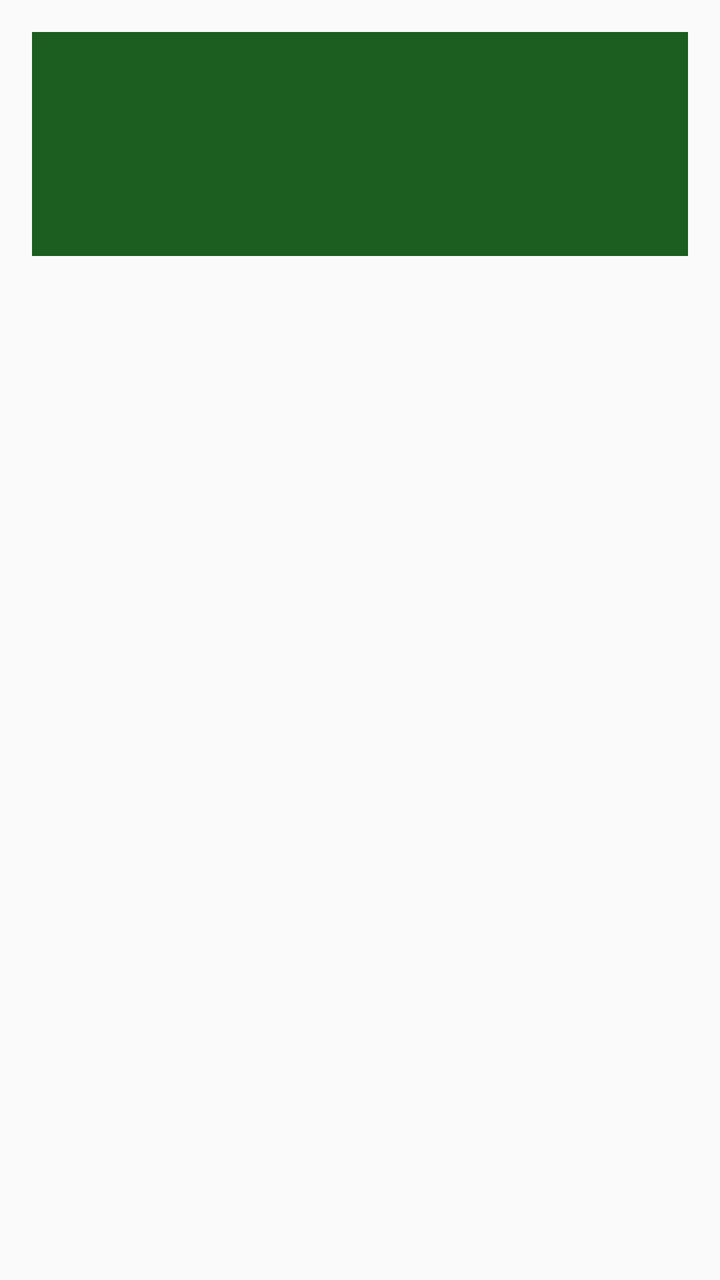
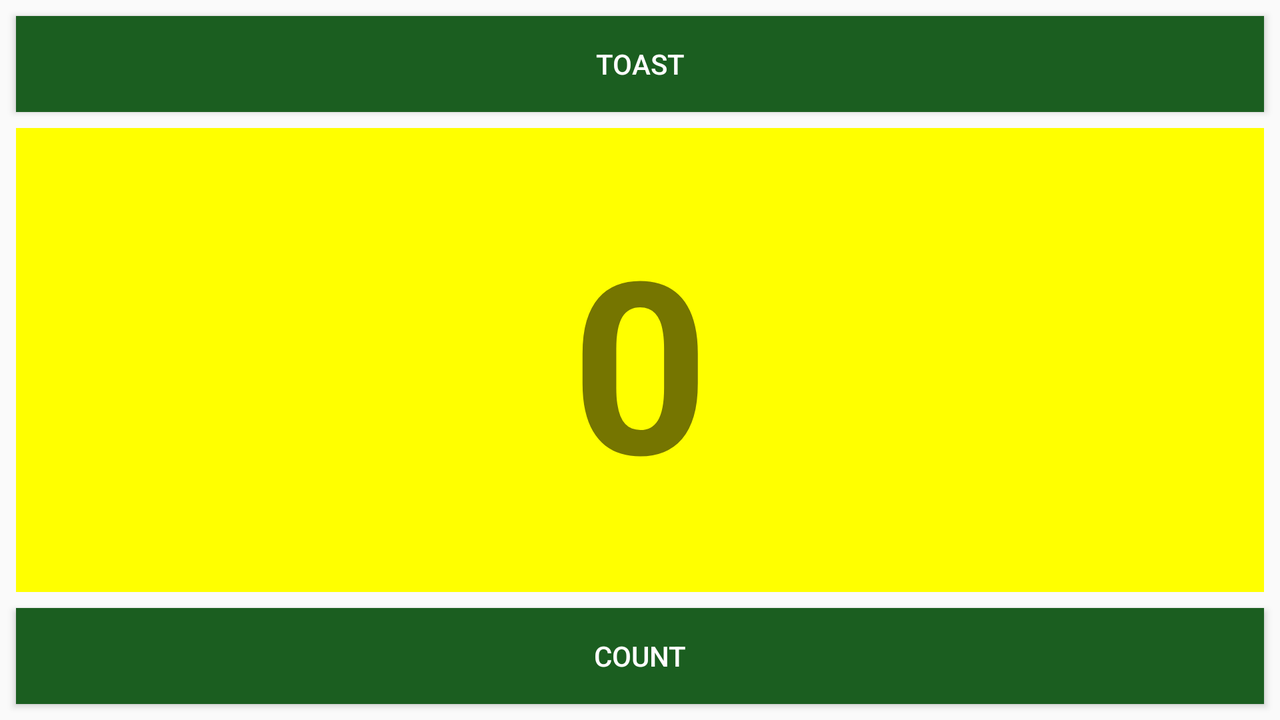

Compare how this app lays out the same screen by default and in its alternative resource folder. The renders come first, then the two layout files and the values they reference.
<!-- AndroidManifest.xml: activity theme AppTheme.NoActionBar -->
<!-- res/layout/activity_main.xml -->
<?xml version="1.0" encoding="utf-8"?>
<RelativeLayout xmlns:android="http://schemas.android.com/apk/res/android"
    xmlns:app="http://schemas.android.com/apk/res-auto"
    xmlns:tools="http://schemas.android.com/tools"
    android:id="@+id/activity_main"
    android:layout_width="match_parent"
    android:layout_height="match_parent"
    android:padding="16dp"
    tools:context="com.example.android.tabexperiment.MainActivity">

    <android.support.v7.widget.Toolbar
        android:id="@+id/toolbar"
        android:layout_width="match_parent"
        android:layout_height="wrap_content"
        android:layout_alignParentTop="true"
        android:background="?attr/colorPrimary"
        android:minHeight="?attr/actionBarSize"
        android:theme="@style/ThemeOverlay.AppCompat.Dark.ActionBar"
        app:popupTheme="@style/ThemeOverlay.AppCompat.Light"/>

    <android.support.design.widget.TabLayout
        android:id="@+id/tab_layout"
        android:layout_width="match_parent"
        android:layout_height="wrap_content"
        android:layout_below="@id/toolbar"
        android:background="?attr/colorPrimary"
        android:minHeight="?attr/actionBarSize"
        android:theme="@style/ThemeOverlay.AppCompat.Dark.ActionBar"/>

    <android.support.v4.view.ViewPager
        android:id="@+id/pager"
        android:layout_width="match_parent"
        android:layout_height="fill_parent"
        android:layout_below="@id/tab_layout"/>

</RelativeLayout>
<!-- resources referenced by this layout -->
<resources>
  <style name="AppTheme.NoActionBar">
          <item name="windowActionBar">false</item>
          <item name="windowNoTitle">true</item>
      </style>
</resources>
<!-- res/layout-land/activity_main.xml (the repository's variant of the layout above) -->
<!-- drawn on the phone turned sideways -->
<?xml version="1.0" encoding="utf-8"?>
<androidx.constraintlayout.widget.ConstraintLayout xmlns:android="http://schemas.android.com/apk/res/android"
    xmlns:app="http://schemas.android.com/apk/res-auto"
    xmlns:tools="http://schemas.android.com/tools"
    android:layout_width="match_parent"
    android:layout_height="match_parent"
    tools:context="com.example.helloconstraint.MainActivity">

    <Button
        android:id="@+id/button_toast"
        android:layout_width="0dp"
        android:layout_height="48dp"
        android:layout_marginStart="8dp"
        android:layout_marginLeft="8dp"
        android:layout_marginTop="8dp"
        android:layout_marginEnd="8dp"
        android:layout_marginRight="8dp"
        android:background="@color/colorPrimary"
        android:text="@string/toast"
        android:textColor="@android:color/white"
        app:layout_constraintEnd_toEndOf="parent"
        app:layout_constraintStart_toStartOf="parent"
        app:layout_constraintTop_toTopOf="parent"
        android:onClick="showToast"/>

    <Button
        android:id="@+id/button_count"
        android:layout_width="0dp"
        android:layout_height="48dp"
        android:layout_marginStart="8dp"
        android:layout_marginLeft="8dp"
        android:layout_marginEnd="8dp"
        android:layout_marginRight="8dp"
        android:layout_marginBottom="8dp"
        android:background="@color/colorPrimary"
        android:text="@string/count"
        android:textColor="@android:color/white"
        app:layout_constraintBottom_toBottomOf="parent"
        app:layout_constraintEnd_toEndOf="parent"
        app:layout_constraintStart_toStartOf="parent"
        android:onClick="countUp"/>

    <TextView
        android:id="@+id/show_count"
        android:layout_width="0dp"
        android:layout_height="0dp"
        android:layout_marginStart="8dp"
        android:layout_marginLeft="8dp"
        android:layout_marginTop="8dp"
        android:layout_marginEnd="8dp"
        android:layout_marginRight="8dp"
        android:layout_marginBottom="8dp"
        android:background="#FFFF00"
        android:gravity="center|center_vertical"
        android:text="@string/_0"
        android:textSize="120sp"
        android:textStyle="bold"
        app:layout_constraintBottom_toTopOf="@+id/button_count"
        app:layout_constraintEnd_toEndOf="parent"
        app:layout_constraintStart_toStartOf="parent"
        app:layout_constraintTop_toBottomOf="@+id/button_toast" />
</androidx.constraintlayout.widget.ConstraintLayout>
<!-- resources referenced by the variant -->
<!-- as the phone turned sideways resolves them -->
<resources>
  <color name="colorPrimary">#1B5E20</color>
  <string name="_0">0</string>
  <string name="count">count</string>
  <string name="toast">Toast</string>
  <style name="AppTheme.NoActionBar">
          <item name="windowActionBar">false</item>
          <item name="windowNoTitle">true</item>
      </style>
</resources>
